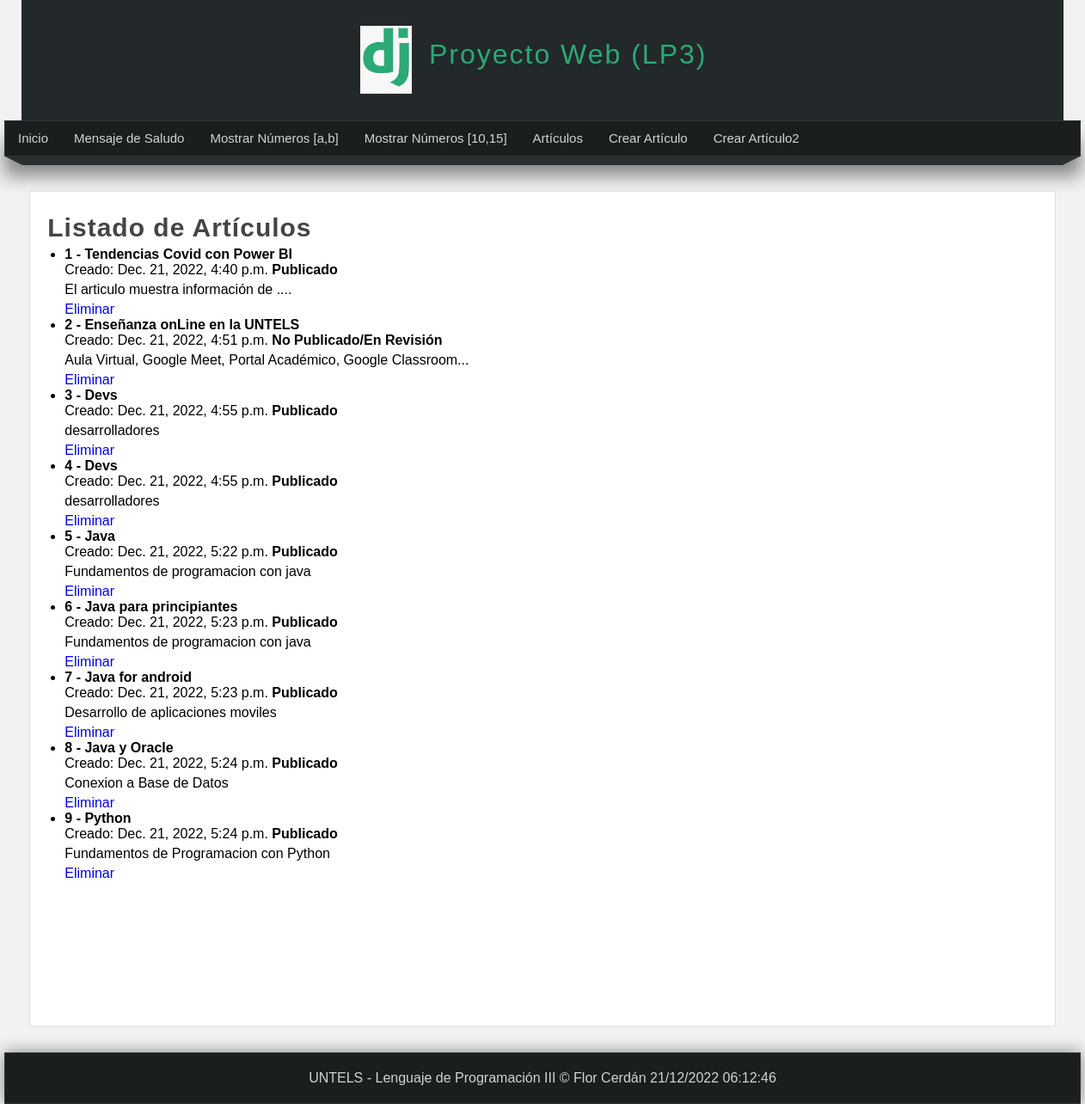
Before: /listar-articulos/ with the older database file.
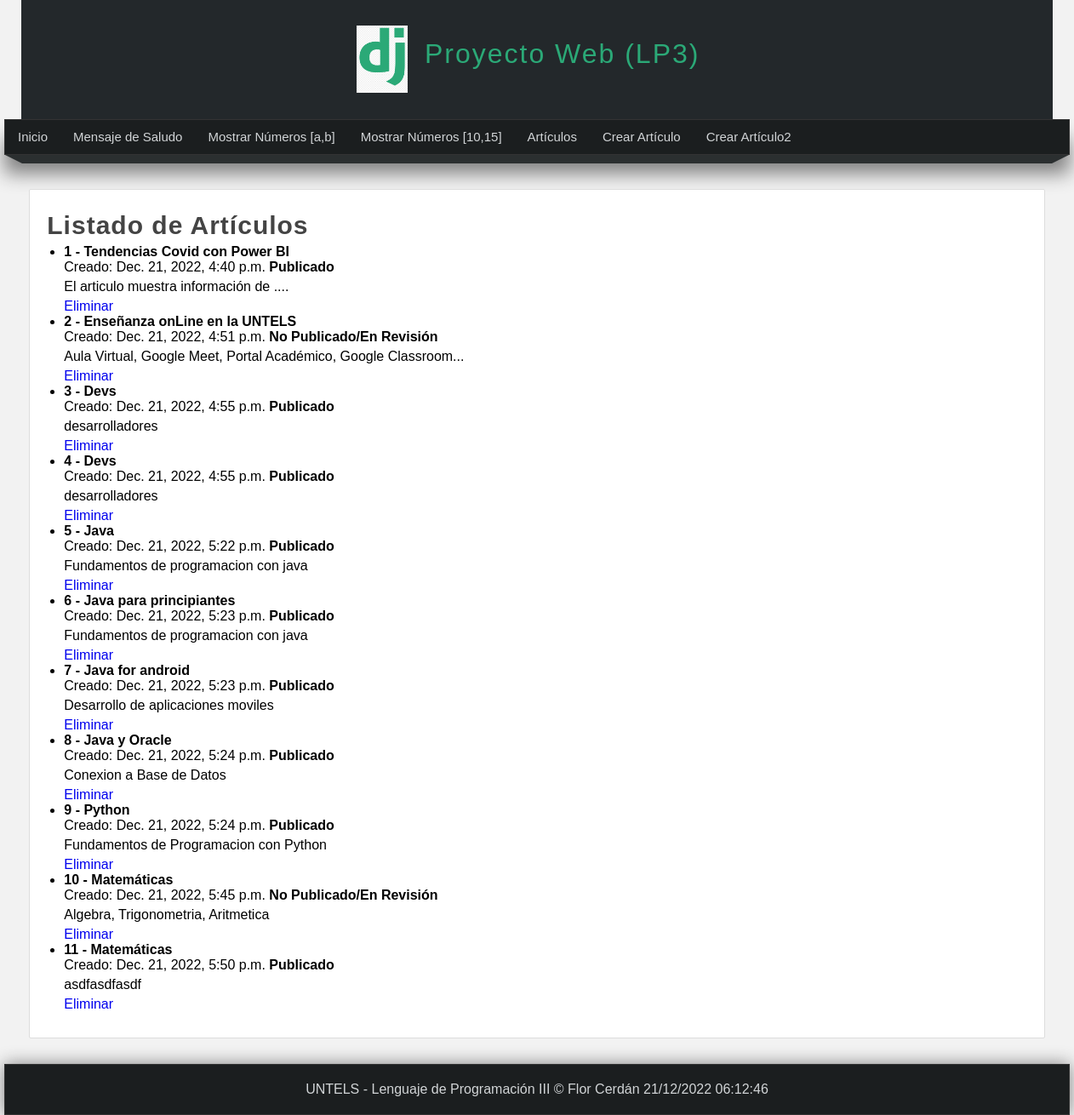
After: the same page with the newer database file.
### miapp/models.py (models this page shows)
class Articulo(models.Model):
    titulo = models.CharField(max_length=150)
    contenido = models.TextField()
    imagen = models.ImageField(default='null')
    publicado = models.BooleanField()
    creado = models.DateTimeField(auto_now_add=True)
    actualizado = models.DateTimeField(auto_now=True)

### miapp/views.py (the view)
# urls.py: path('listar-articulos/',views.listar_articulos,name="listar_articulos"),
def listar_articulos(request):
    articulos = Articulo.objects.all()
    return render(request, 'listar_articulos.html',{
           'articulos':articulos,
            'titulo': 'Listado de Artículos'
    })

### miapp/templates/listar_articulos.html (shortened to what this page needs)
{% extends 'layout.html' %}
{% block content %}
    <h1 class="title">{{titulo}} </h1>
    <ul>
        {% for articulo in articulos %}
            <li>
                <h4>{{articulo.id}} - {{articulo.titulo}}</h4>
                <span>Creado: {{articulo.creado}}</span>
                 {% if articulo.publicado %}
                    <strong> Publicado </strong>
                {% else %}
                    <strong> No Publicado/En Revisión </strong>
                {% endif %}
                 <p>{{articulo.contenido}}</p>
                    <a href="{% url 'eliminar_articulo' id=articulo.id %}">Eliminar</a>
            </li>
        {% endfor %}
    </ul>
{% endblock %}

Changed rows visible on the page:
added Articulo: id "10", titulo "Matemáticas", creado "Dec. 21, 2022, 5:45 p.m.", publicado "No Publicado/En Revisión", contenido "Algebra, Trigonometria, Aritmetica"
added Articulo: id "11", titulo "Matemáticas", creado "Dec. 21, 2022, 5:50 p.m.", publicado "Publicado", contenido "asdfasdfasdf"
